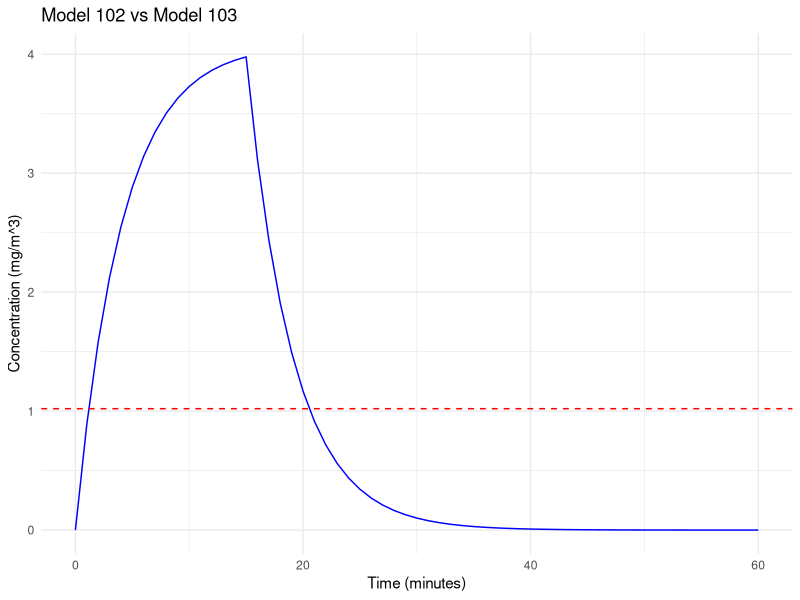
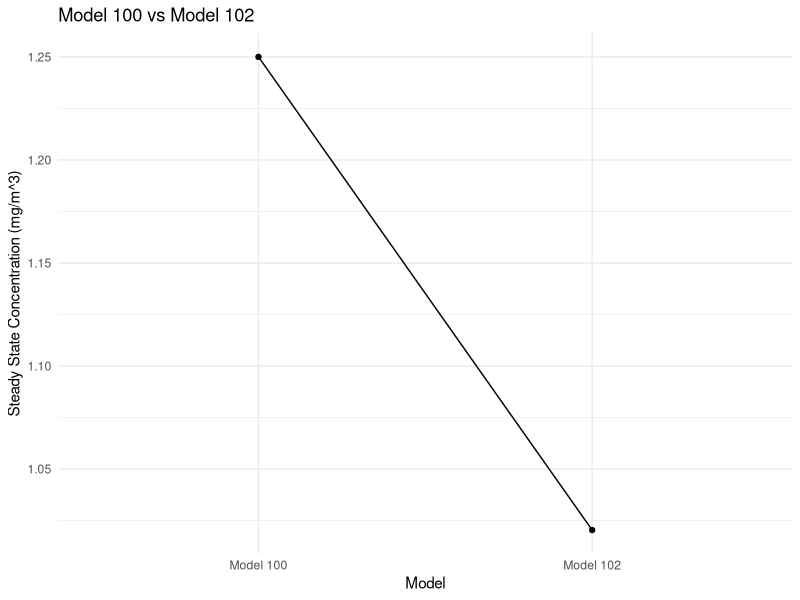
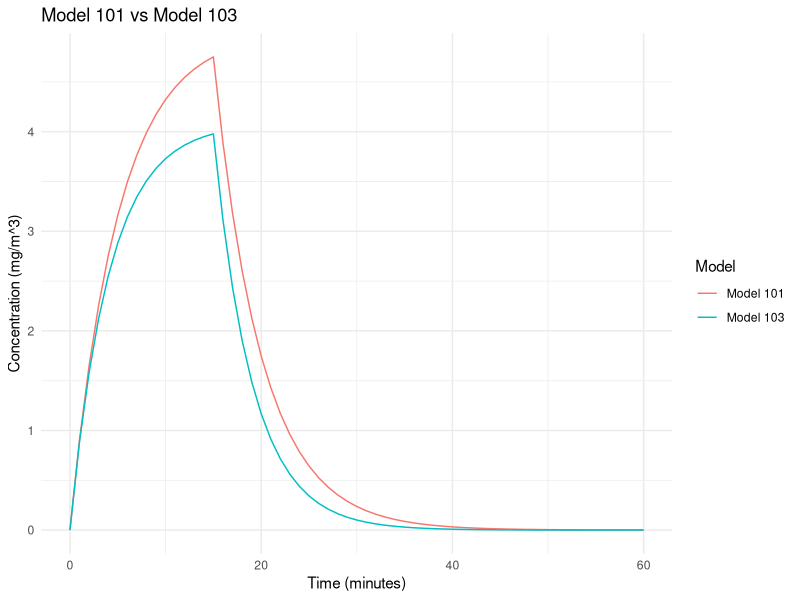

Write the R code that produced these figures, in order.
# Define Model 100 with the gamma factor
model_100 <- function(G, Q, gamma) {
  C_steady <- gamma * G / Q
  return(C_steady)
}

# Define Model 101
model_101 <- function(G, Q, V, t_g, T) {
  # Create a time vector
  time_vector <- seq(0, T, by = 1)
  
# Calculate the phase of concentration increase
  C_rise <- sapply(time_vector, function(t) {
    if (t <= t_g) {
      return((G / Q) * (1 - exp((-Q * t) / V )))
    } else {
      return(NA)
    }
  })          
  
  # Concentration at the end of the emission phase as the initial concentration for the decay phase
  C0 <- (G / Q) * (1 - exp(-Q * t_g / V ))
  
  # Calculate the concentration decay phase
  C_decay <- sapply(time_vector, function(t) {
    if (t > t_g) {
      return(C0 * exp(-Q * (t - t_g) / V ))
    } else {
      return(NA)
    }
  })
  
  return(list(time = time_vector, concentration_rise = C_rise, concentration_decay = C_decay))
}


T <- 60   # Total time (minutes)
t_g <- 15 # Time of generation (minutes)
G <- 100  # mg/min
Q <- 20   # m^3/min
epsilon_L <- 0.5  # Efficiency of local exhaust
epsilon_L_F <- 0.75  # Efficiency of local exhaust filtration
Q_R <- 5  # m^3/min
epsilon_RF <- 0.9  # Efficiency of recirculation filtration
V <- 100  # m^3
gamma <- 0.25  


# Calculation of steady-state concentrations for model 100
C_steady_100 <- model_100(G, Q, gamma)

# Calculation of steady-state concentrations for model 101
results_101 <- model_101(G, Q, V, t_g, T)


# Define Model 102
model_102 <- function(G, Q, Q_R, epsilon_RF, gamma) {
  C_bar <- (gamma * G) / (Q + epsilon_RF * Q_R)
  C_RF <- C_bar * (1 - epsilon_RF)
  return(list(C_bar = C_bar, C_RF = C_RF))
}


# Define Model 103
model_103 <- function(G, Q, Q_R, epsilon_RF, V, t_g, T) {
  Q_instead <- Q + epsilon_RF * Q_R
  return(model_101(G, Q_instead, V, t_g, T))
}

T <- 60   # Total time (minutes)
t_g <- 15 # Time of generation (minutes)
G <- 100  # mg/min
Q <- 20   # m^3/min
epsilon_L <- 0.5  # Efficiency of local exhaust
epsilon_L_F <- 0.75  # Efficiency of local exhaust filtration
Q_R <- 5  # m^3/min
epsilon_RF <- 0.9  # Efficiency of recirculation filtration
V <- 100  # m^3
gamma <- 0.25  

results_102 <- model_102(G, Q, Q_R, epsilon_RF, gamma)
results_103 <- model_103(G, Q, Q_R, epsilon_RF, V, t_g, T)

#Visualization
library(ggplot2)
C_bar_1 <- results_102$C_bar

results_103_df <- data.frame(Time = results_103$time, 
                             Concentration = c(results_103$concentration_rise, results_103$concentration_decay))
results_103_df <- results_103_df[!is.na(results_103_df$Concentration), ]

ggplot() + 
    geom_line(data = results_103_df, aes(x = Time, y = Concentration), colour = "blue") +
    geom_hline(yintercept = C_bar_1, linetype = "dashed", color = "red") +
    labs(title = "Model 102 vs Model 103", 
         x = "Time (minutes)", y = "Concentration (mg/m^3)") +
    theme_minimal()


# Comparison of model 100 and model 102:
comparison_0_2 <- data.frame(Model = c("Model 100", "Model 102"),
                            Concentration = c(C_steady_100, results_102$C_bar))

ggplot(comparison_0_2, aes(x = Model, y = Concentration, group = 1)) +
  geom_line() +
  geom_point() +
  labs(title = "Model 100 vs Model 102",
       x = "Model",
       y = "Steady State Concentration (mg/m^3)") +
  theme_minimal()


# Comparison of model 101 and model 103:
results_101_df <- data.frame(Time = results_101$time, 
                             Concentration = c(results_101$concentration_rise, results_101$concentration_decay),
                            Model = "Model 101")

results_101_df <- results_101_df[!is.na(results_101_df$Concentration), ]

results_103_df <- data.frame(Time = results_103$time, 
                             Concentration = c(results_103$concentration_rise, results_103$concentration_decay),
                            Model = "Model 103")
results_103_df <- results_103_df[!is.na(results_103_df$Concentration), ]

combined_data <- rbind(results_101_df, results_103_df)
ggplot(combined_data, aes(x = Time, y = Concentration, color = Model)) +
  geom_line() +
  labs(title = "Model 101 vs Model 103",
       x = "Time (minutes)", 
       y = "Concentration (mg/m^3)") +
  theme_minimal()


# Further check the significance of difference
mse <- mean((results_101_df$Concentration - results_103_df$Concentration)^2)
r2 <- cor(results_101_df$Concentration, results_103_df$Concentration)^2
mse
r2

# Normality test
shapiro.test(results_101_df$Concentration)
shapiro.test(results_103_df$Concentration)

# If it is not normal distribution (p<0.05), using wilcox.test
wilcox.test(results_101_df$Concentration, results_103_df$Concentration, paired = TRUE)


